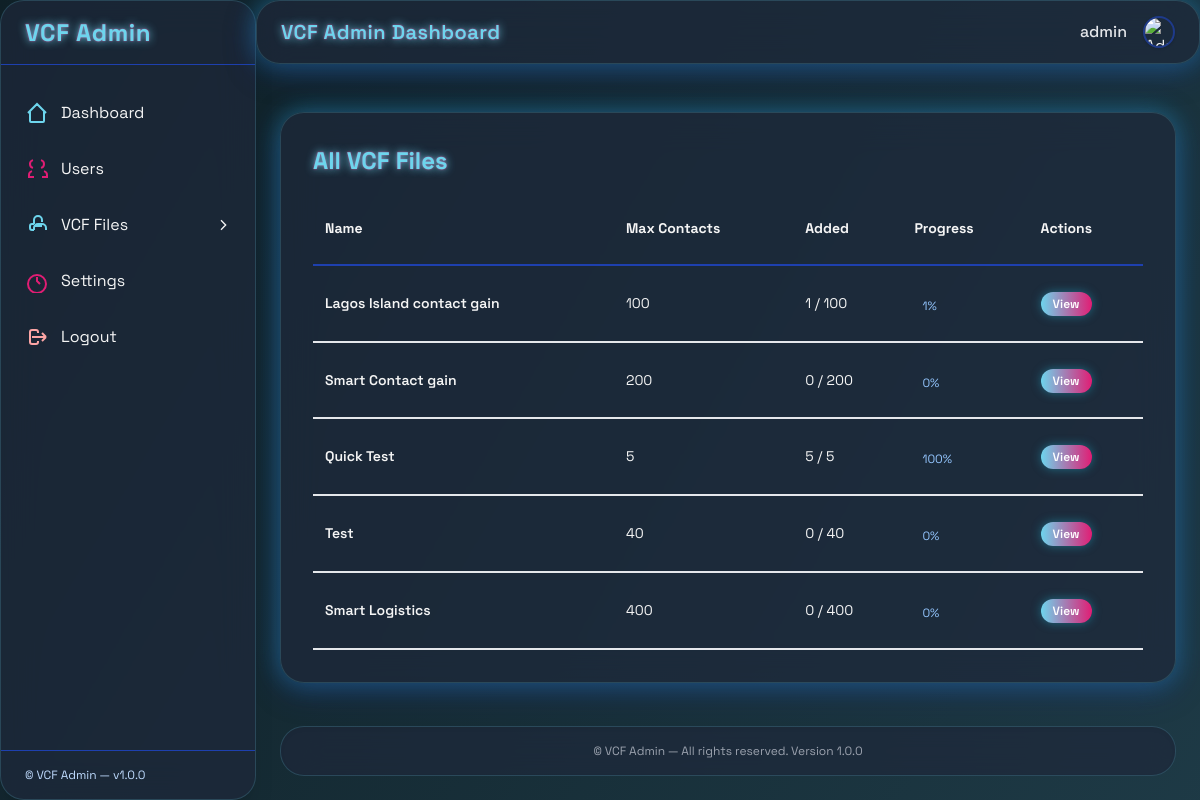
Screenshot of /customadmin/all-vcf/ (signed in) with the database file from the repository.
### vcfviewer/models.py (models this page shows, shortened)
class VCFFile(models.Model):
    name = models.CharField(max_length=100, unique=True)
    max_contacts = models.PositiveIntegerField()
    created_at = models.DateTimeField(auto_now_add=True)

### common/decorators.py (the view)
    @login_required(login_url='/admin/login/')
    def _wrapped_view(request, *args, **kwargs):
        if not request.user.is_staff:
            return HttpResponseForbidden("Only staff members can access this area.")
        return view_func(request, *args, **kwargs)

### customadmin/views.py (called while the page is built)
@admin_required
def all_vcf_admin(request):
    vcfs = VCFFile.objects.all()
    for vcf in vcfs:
        vcf.current_count = vcf.contacts.count()
        vcf.progress = int((vcf.current_count / vcf.max_contacts) * 100) if vcf.max_contacts else 0
    return render(request, 'customadmin/all_vcf.html', {'vcfs': vcfs})

### templates/customadmin/all_vcf.html (shortened to what this page needs)
{% extends 'customadmin/base.html' %}
{% load static %}
{% block content %}
<div class="glass p-8 w-full mt-8">
  <h1 class="text-2xl font-bold neon mb-4">All VCF Files</h1>
  <table class="min-w-full text-left text-sm sortable double-spaced-table">
    <thead>
      <tr class="border-b border-blue-800">
        <th class="py-2 px-3">Name</th>
        <th class="py-2 px-3">Max Contacts</th>
        <th class="py-2 px-3">Added</th>
        <th class="py-2 px-3">Progress</th>
        <th class="py-2 px-3">Actions</th>
      </tr>
    </thead>
    <tbody>
      {% for vcf in vcfs %}
      <tr class="hover:bg-blue-900/20 transition">
        <td class="py-2 px-3 font-semibold">{{ vcf.name }}</td>
        <td class="py-2 px-3">{{ vcf.max_contacts }}</td>
        <td class="py-2 px-3">{{ vcf.current_count }} / {{ vcf.max_contacts }}</td>
        <td class="py-2 px-3">
          <span class="text-xs text-blue-300 ml-2">{{ vcf.progress }}%</span>
        </td>
        <td class="py-2 px-3">
          <a href="{% url 'customadmin:view_vcf' vcf.id %}" class="glass-btn text-xs px-3 py-1">View</a>
        </td>
      </tr>
      {% empty %}
      <tr><td colspan="5" class="text-center text-blue-300 py-4">No VCF files found.</td></tr>
      {% endfor %}
    </tbody>
  </table>
</div>
{% endblock %}

### templates/customadmin/base.html (shortened to what this page needs)
<!DOCTYPE html>
<html lang="en">
<head>
  <script src="https://cdn.tailwindcss.com"></script>
</head>
<body class="min-h-screen md:flex bg-slate-900">
  <aside id="sidebar" class="glass fixed inset-y-0 left-0 z-30 w-64 h-screen transform transition-transform duration-300 -translate-x-full md:fixed md:top-0 md:left-0 md:h-screen md:z-40 md:translate-x-0 md:static md:transform-none md:flex md:flex-col shadow-xl">
    <div class="flex items-center h-16 px-6 border-b border-blue-800">
      <span class="text-2xl font-bold tracking-wide neon">VCF Admin</span>
    </div>
    <nav class="flex-1 py-6 px-2 space-y-2 scrollbar overflow-y-auto md:overflow-y-visible">
      <a href="{% url 'customadmin:dashboard' %}" class="flex items-center px-4 py-3 rounded-lg hover:bg-blue-800 transition group sidebar-link">
        <svg class="w-6 h-6 mr-3 neon" fill="none" stroke="currentColor" stroke-width="2" viewBox="0 0 24 24"><path d="M3 12l2-2m0 0l7-7 7 7M5 10v10a1 1 0 001 1h3m10-11l2 2m-2-2v10a1 1 0 01-1 1h-3m-6 0h6"/></svg>
        Dashboard
      </a>
      <a href="#" class="flex items-center px-4 py-3 rounded-lg hover:bg-blue-800 transition group sidebar-link">
        <svg class="w-6 h-6 mr-3 neon-accent" fill="none" stroke="currentColor" stroke-width="2" viewBox="0 0 24 24"><path d="M17 20h5v-2a4 4 0 00-3-3.87M9 20H4v-2a4 4 0 013-3.87M16 3.13a4 4 0 010 7.75M8 3.13a4 4 0 000 7.75"/></svg>
        Users
      </a>
      <div x-data="{ open: false }" class="relative">
        <button type="button" @click="open = !open" class="flex items-center px-4 py-3 rounded-lg hover:bg-blue-800 transition group sidebar-link w-full justify-between">
          <span class="flex items-center">
            <svg class="w-6 h-6 mr-3 neon" fill="none" stroke="currentColor" stroke-width="2" viewBox="0 0 24 24"><path d="M9 17v-2a4 4 0 014-4h4a4 4 0 014 4v2M9 17H7a2 2 0 01-2-2v-2a2 2 0 012-2h2m0 0V7a4 4 0 014-4h0a4 4 0 014 4v2m-8 4h8"/></svg>
            VCF Files
          </span>
          <svg :class="{'rotate-90': open}" class="w-4 h-4 ml-2 transition-transform" fill="none" stroke="currentColor" stroke-width="2" viewBox="0 0 24 24"><path d="M9 5l7 7-7 7"/></svg>
        </button>
      </div>
      <a href="#" class="flex items-center px-4 py-3 rounded-lg hover:bg-blue-800 transition group sidebar-link">
        <svg class="w-6 h-6 mr-3 neon-accent" fill="none" stroke="currentColor" stroke-width="2" viewBox="0 0 24 24"><path d="M12 8v4l3 3m6 0a9 9 0 11-18 0 9 9 0 0118 0z"/></svg>
        Settings
      </a>
      <a href="{% url 'customadmin:logout' %}" class="flex items-center px-4 py-3 rounded-lg hover:bg-red-600 transition group mt-8 sidebar-link">
        <svg class="w-6 h-6 mr-3 text-red-300 group-hover:text-white" fill="none" stroke="currentColor" stroke-width="2" viewBox="0 0 24 24"><path d="M17 16l4-4m0 0l-4-4m4 4H7m6 4v1a2 2 0 01-2 2H7a2 2 0 01-2-2V7a2 2 0 012-2h4a2 2 0 012 2v1"/></svg>
        Logout
      </a>
    </nav>
    <div class="px-6 py-4 border-t border-blue-800 text-xs text-blue-200">
      &copy; {{ now|date:'Y' }} VCF Admin &mdash; v1.0.0
    </div>
  </aside>
  <header class="fixed top-0 left-0 right-0 z-50 glass flex items-center justify-between px-6 h-16 backdrop-blur-lg md:ml-64 transition-all duration-300">
    <div class="flex items-center">
      <span class="text-xl font-semibold neon tracking-wide">VCF Admin Dashboard</span>
    </div>
    <div class="flex items-center space-x-4">
      <span class="text-gray-200 font-medium">{{ request.user.username }}</span>
      <img src="https://img.icons8.com/ios-filled/50/1e293b/admin-settings-male.png" alt="Admin" class="w-8 h-8 rounded-full border-2 border-blue-900 shadow glass-avatar" />
    </div>
  </header>
  <main class="flex-1 flex flex-col min-h-screen transition-all duration-300 p-6 overflow-x-hidden md:ml-64 pt-20">
    {% block content %}{% endblock %}
  <footer class="glass shadow-inner py-4 px-6 text-center text-xs text-gray-400 mt-auto">
    &copy; {{ now|date:'Y' }} VCF Admin &mdash; All rights reserved. Version 1.0.0
  </footer>
  </main>
</body>
</html>

### templates/customadmin/base.html (style rules this page uses)
body { font-family: 'Space Grotesk', 'Segoe UI', Arial, sans-serif; background: linear-gradient(120deg, #0f2027 0%, #2c5364 100%); background-size: 200% 200%; animation: bgMove 18s ease-in-out infinite; color: #f5f5f5; overflow-x: hidden; }
.glass { background: rgba(30, 41, 59, 0.7); border: 1.5px solid rgba(109, 213, 237, 0.18); box-shadow: 0 8px 32px 0 rgba(31, 38, 135, 0.37), 0 0 24px #2193b0a0; backdrop-filter: blur(18px); border-radius: 1.5rem; transition: transform 0.35s cubic-bezier(.4,2,.3,1), box-shadow 0.35s; position: relative; overflow: hidden; }
.neon { color: #6dd5ed; text-shadow: 0 0 8px #6dd5ed, 0 0 2px #e11d74; }
.neon-accent { color: #e11d74; text-shadow: 0 0 8px #e11d74, 0 0 2px #6dd5ed; }
.glass-btn { background: linear-gradient(90deg, #6dd5ed 0%, #e11d74 100%); color: #fff; font-weight: 600; border-radius: 12px; padding: 0.5rem 1.25rem; box-shadow: 0 0 10px #2193b0a0; transition: all 0.3s cubic-bezier(.4,2,.3,1); border: none; outline: none; }
.sortable th { cursor: pointer; }

### templates/customadmin/all_vcf.html (style rules this page uses)
.double-spaced-table th, .double-spaced-table td { padding-top: 1.25rem; padding-bottom: 1.25rem; line-height: 2.2; vertical-align: middle; }
.double-spaced-table tr { border-bottom-width: 2px; }

### rows the page displays
VCFFile: name "Lagos Island contact gain", max_contacts "100", current_count "1", progress "1"
VCFFile: name "Smart Contact gain", max_contacts "200", current_count "0", progress "0"
VCFFile: name "Quick Test", max_contacts "5", current_count "5", progress "100"
VCFFile: name "Test", max_contacts "40", current_count "0", progress "0"
VCFFile: name "Smart Logistics", max_contacts "400", current_count "0", progress "0"

### other values shown
{{ request.user.username }} "admin"
